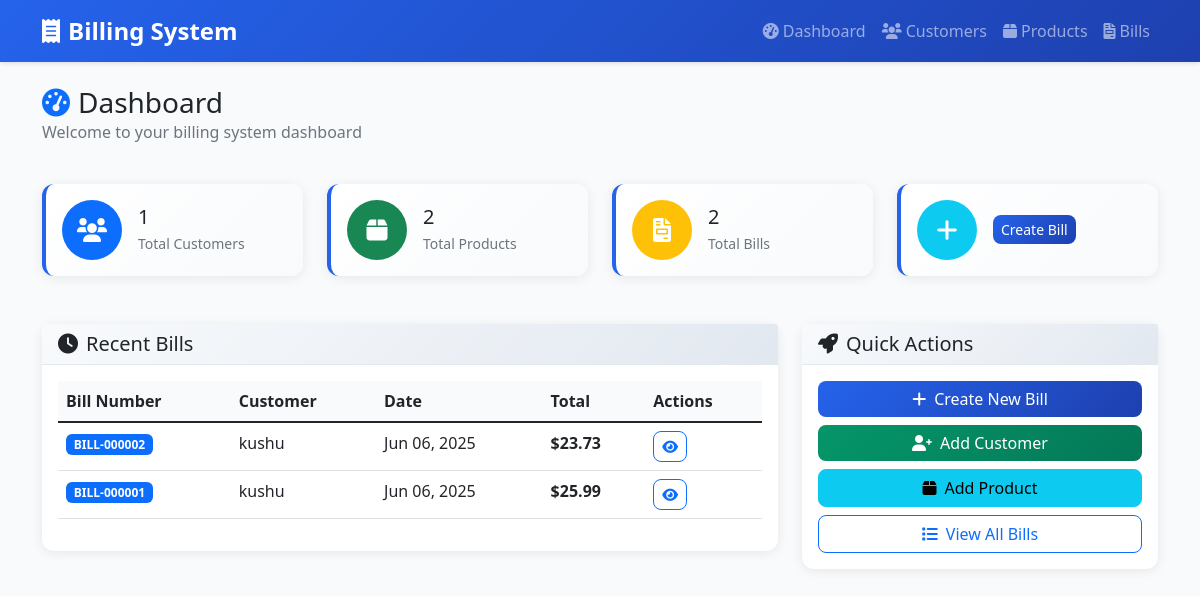
The page / on the database its author committed.
### billapp/models.py (models this page shows, shortened)
class Bill(models.Model):
    customer = models.ForeignKey(Customer, on_delete=models.CASCADE)
    bill_number = models.CharField(max_length=50, unique=True)
    bill_date = models.DateTimeField(auto_now_add=True)
    subtotal = models.DecimalField(max_digits=10, decimal_places=2, default=Decimal('0.00'))
    tax_rate = models.DecimalField(max_digits=5, decimal_places=2, default=Decimal('13.00'))
    tax_amount = models.DecimalField(max_digits=10, decimal_places=2, default=Decimal('0.00'))
    grand_total = models.DecimalField(max_digits=10, decimal_places=2, default=Decimal('0.00'))
    class Meta:
        ordering = ['-bill_date']

class Customer(models.Model):
    name = models.CharField(max_length=200)
    phone = models.CharField(max_length=20, blank=True, null=True)
    created_at = models.DateTimeField(auto_now_add=True)
    class Meta:
        ordering = ['name']

### billapp/views.py (the view)
# urls.py: path('', views.dashboard, name='dashboard'),
def dashboard(request):
    context = {
        'total_customers': Customer.objects.count(),
        'total_products': Product.objects.count(),
        'total_bills': Bill.objects.count(),
        'recent_bills': Bill.objects.select_related('customer')[:5]
    }
    return render(request, 'billing/dashboard.html', context)

### templates/billing/dashboard.html (shortened to what this page needs)
{% extends 'billing/base.html' %}
{% block content %}
<div class="row mb-4">
    <div class="col-12">
        <h1 class="h3 mb-0">
            <i class="fas fa-tachometer-alt text-primary me-2"></i>Dashboard
        </h1>
        <p class="text-muted">Welcome to your billing system dashboard</p>
    </div>
</div>
<div class="row g-4 mb-5">
    <div class="col-md-3">
        <div class="card stats-card h-100">
            <div class="card-body d-flex align-items-center">
                <div class="stats-icon bg-primary text-white me-3">
                    <i class="fas fa-users"></i>
                </div>
                <div>
                    <h5 class="card-title mb-1">{{ total_customers }}</h5>
                    <p class="card-text text-muted small mb-0">Total Customers</p>
                </div>
            </div>
        </div>
    </div>
    <div class="col-md-3">
        <div class="card stats-card h-100">
            <div class="card-body d-flex align-items-center">
                <div class="stats-icon bg-success text-white me-3">
                    <i class="fas fa-box"></i>
                </div>
                <div>
                    <h5 class="card-title mb-1">{{ total_products }}</h5>
                    <p class="card-text text-muted small mb-0">Total Products</p>
                </div>
            </div>
        </div>
    </div>
    <div class="col-md-3">
        <div class="card stats-card h-100">
            <div class="card-body d-flex align-items-center">
                <div class="stats-icon bg-warning text-white me-3">
                    <i class="fas fa-file-invoice"></i>
                </div>
                <div>
                    <h5 class="card-title mb-1">{{ total_bills }}</h5>
                    <p class="card-text text-muted small mb-0">Total Bills</p>
                </div>
            </div>
        </div>
    </div>
    <div class="col-md-3">
        <div class="card stats-card h-100">
            <div class="card-body d-flex align-items-center">
                <div class="stats-icon bg-info text-white me-3">
                    <i class="fas fa-plus"></i>
                </div>
                <div>
                    <a href="{% url 'bill_create' %}" class="btn btn-primary btn-sm">
                        Create Bill
                    </a>
                </div>
            </div>
        </div>
    </div>
</div>
<div class="row g-4">
    <div class="col-lg-8">
        <div class="card">
            <div class="card-header">
                <h5 class="mb-0">
                    <i class="fas fa-clock me-2"></i>Recent Bills
                </h5>
            </div>
            <div class="card-body">
                {% if recent_bills %}
                <div class="table-responsive">
                    <table class="table table-hover">
                        <thead>
                            <tr>
                                <th>Bill Number</th>
                                <th>Customer</th>
                                <th>Date</th>
                                <th>Total</th>
                                <th>Actions</th>
                            </tr>
                        </thead>
                        <tbody>
                            {% for bill in recent_bills %}
                            <tr>
                                <td>
                                    <span class="badge bg-primary">{{ bill.bill_number }}</span>
                                </td>
                                <td>{{ bill.customer.name }}</td>
                                <td>{{ bill.bill_date|date:"M d, Y" }}</td>
                                <td>
                                    <strong>${{ bill.grand_total|floatformat:2 }}</strong>
                                </td>
                                <td>
                                    <a href="{% url 'bill_view' bill.pk %}" class="btn btn-sm btn-outline-primary">
                                        <i class="fas fa-eye"></i>
                                    </a>
                                </td>
                            </tr>
                            {% endfor %}
                        </tbody>
                    </table>
                </div>
                {% endif %}
            </div>
        </div>
    </div>
    <div class="col-lg-4">
        <div class="card">
            <div class="card-header">
                <h5 class="mb-0">
                    <i class="fas fa-rocket me-2"></i>Quick Actions
                </h5>
            </div>
            <div class="card-body">
                <div class="d-grid gap-2">
                    <a href="{% url 'bill_create' %}" class="btn btn-primary">
                        <i class="fas fa-plus me-2"></i>Create New Bill
                    </a>
                    <a href="{% url 'customer_add' %}" class="btn btn-success">
                        <i class="fas fa-user-plus me-2"></i>Add Customer
                    </a>
                    <a href="{% url 'product_add' %}" class="btn btn-info">
                        <i class="fas fa-box me-2"></i>Add Product
                    </a>
                    <a href="{% url 'bill_list' %}" class="btn btn-outline-primary">
                        <i class="fas fa-list me-2"></i>View All Bills
                    </a>
                </div>
            </div>
        </div>
    </div>
</div>
{% endblock %}

### templates/billing/base.html (style rules this page uses)
:root { --primary-color: #2563eb; --primary-dark: #1e40af; --success-color: #059669; --danger-color: #dc2626; --warning-color: #d97706; --info-color: #0891b2; --dark-color: #1f2937; --light-color: #f8fafc; }
body { background-color: #f8fafc; font-family: 'Segoe UI', Tahoma, Geneva, Verdana, sans-serif; }
.card { border: none; border-radius: 12px; box-shadow: 0 2px 12px rgba(0, 0, 0, .08); transition: all 0.3s ease; }
.card-header { background: linear-gradient(135deg, #f8fafc, #e2e8f0); border-bottom: 1px solid #e2e8f0; font-weight: 600; }
.btn { border-radius: 8px; font-weight: 500; transition: all 0.3s ease; }
.btn-primary { background: linear-gradient(135deg, var(--primary-color), var(--primary-dark)); border: none; }
.btn-success { background: linear-gradient(135deg, var(--success-color), #047857); border: none; }
.table th { background-color: #f8fafc; font-weight: 600; border-top: none; }
.badge { border-radius: 6px; }
.stats-card { background: linear-gradient(135deg, #ffffff, #f8fafc); border-left: 4px solid var(--primary-color); }
.stats-icon { width: 60px; height: 60px; border-radius: 50%; display: flex; align-items: center; justify-content: center; font-size: 1.5rem; }

### rows shown on the page
Bill: bill_number "BILL-000002", customer.name "kushu", bill_date "Jun 06, 2025", grand_total "23.73"
Bill: bill_number "BILL-000001", customer.name "kushu", bill_date "Jun 06, 2025", grand_total "25.99"

### other values the page prints
{{ total_customers }} "1"
{{ total_products }} "2"
{{ total_bills }} "2"
